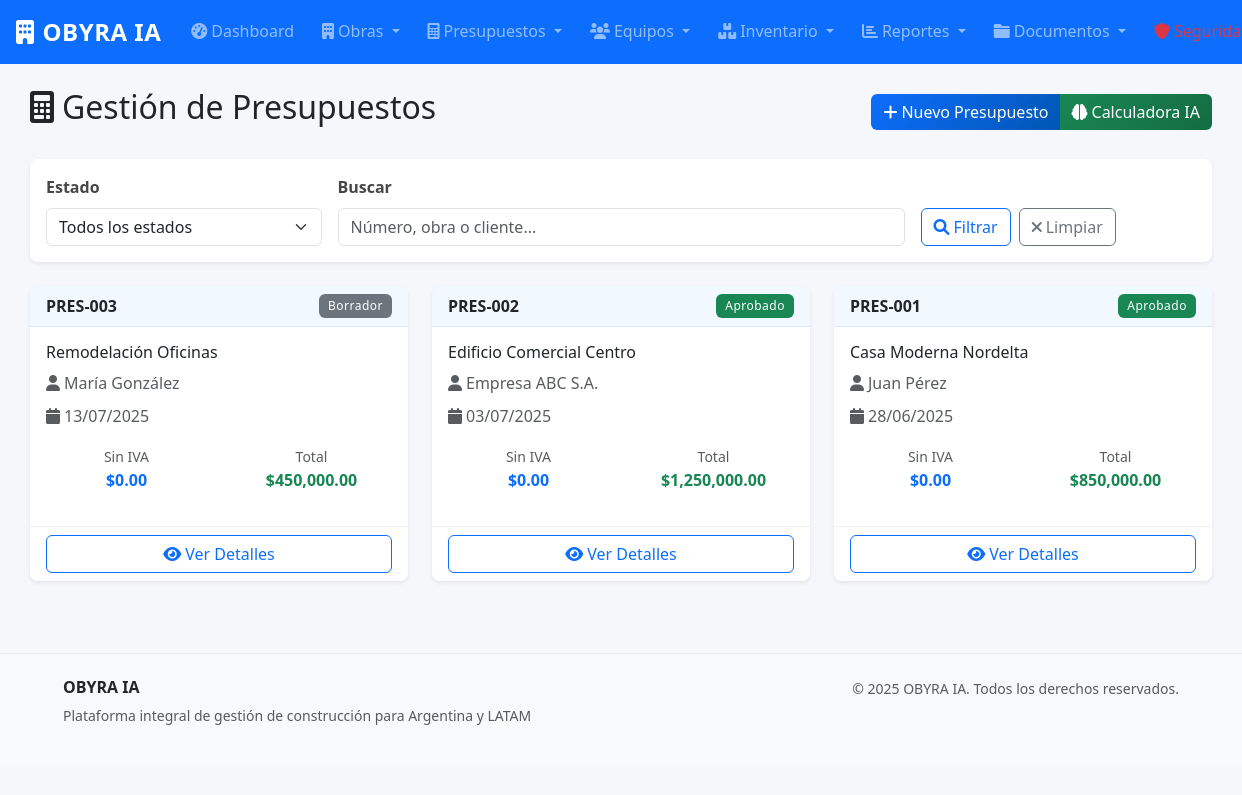
The page /presupuestos/ (signed in) on the database as committed earlier.
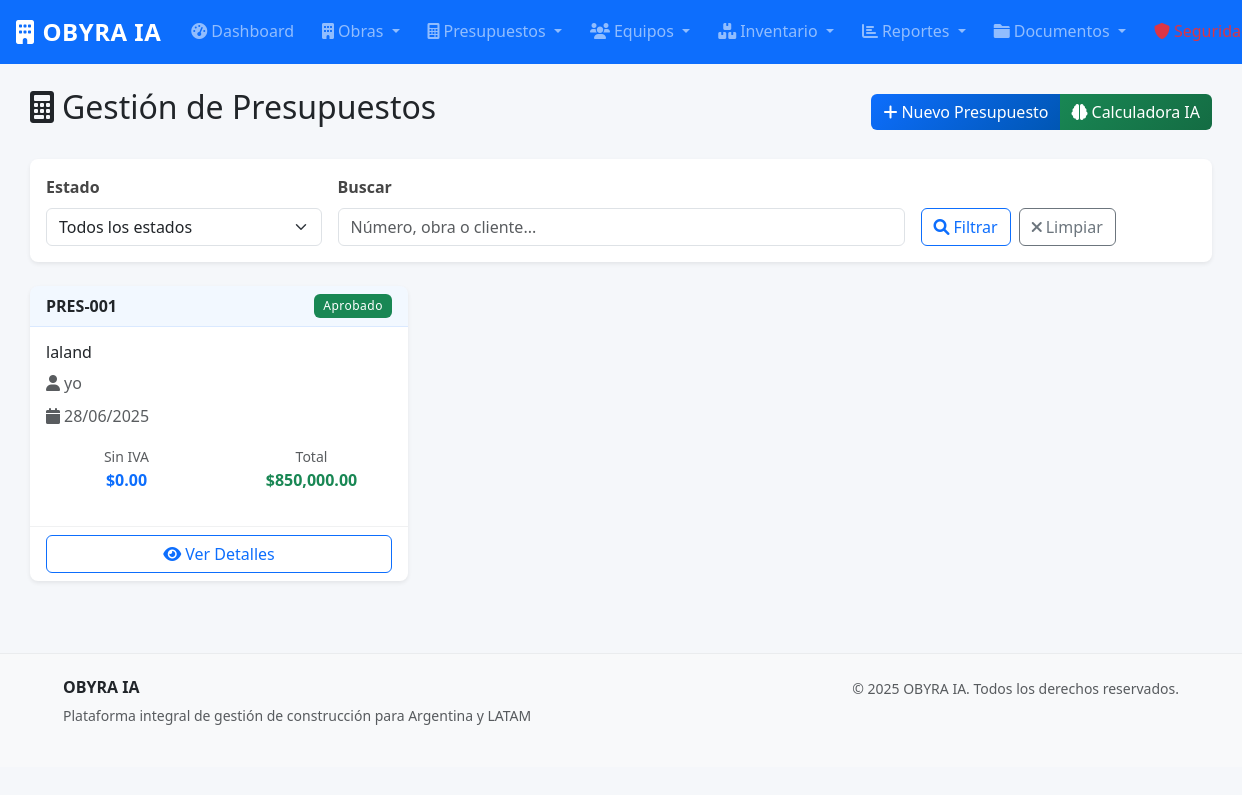
The same page on the database as committed later.
### models.py (models this page shows, shortened)
class Presupuesto(db.Model):
    __tablename__ = 'presupuestos'
    id = db.Column(db.Integer, primary_key=True)
    obra_id = db.Column(db.Integer, db.ForeignKey('obras.id'), nullable=False)
    organizacion_id = db.Column(db.Integer, db.ForeignKey('organizaciones.id'), nullable=False)
    numero = db.Column(db.String(50), unique=True, nullable=False)
    fecha = db.Column(db.Date, default=date.today)
    estado = db.Column(db.String(20), default='borrador')  # borrador, enviado, aprobado, rechazado
    subtotal_materiales = db.Column(db.Numeric(15, 2), default=0)
    subtotal_mano_obra = db.Column(db.Numeric(15, 2), default=0)
    subtotal_equipos = db.Column(db.Numeric(15, 2), default=0)
    total_sin_iva = db.Column(db.Numeric(15, 2), default=0)
    iva_porcentaje = db.Column(db.Numeric(5, 2), default=21)
    total_con_iva = db.Column(db.Numeric(15, 2), default=0)
    observaciones = db.Column(db.Text)
    fecha_creacion = db.Column(db.DateTime, default=datetime.utcnow)
    obra = db.relationship('Obra', back_populates='presupuestos')
    organizacion = db.relationship('Organizacion', overlaps="presupuestos")
    items = db.relationship('ItemPresupuesto', back_populates='presupuesto', cascade='all, delete-orphan', lazy='dynamic')

class Obra(db.Model):
    __tablename__ = 'obras'
    id = db.Column(db.Integer, primary_key=True)
    nombre = db.Column(db.String(200), nullable=False)
    descripcion = db.Column(db.Text)
    direccion = db.Column(db.String(300))
    cliente = db.Column(db.String(200), nullable=False)
    telefono_cliente = db.Column(db.String(20))
    email_cliente = db.Column(db.String(120))
    fecha_inicio = db.Column(db.Date)
    fecha_fin_estimada = db.Column(db.Date)
    fecha_fin_real = db.Column(db.Date)
    estado = db.Column(db.String(20), default='planificacion')  # planificacion, en_curso, pausada, finalizada, cancelada
    presupuesto_total = db.Column(db.Numeric(15, 2), default=0)
    costo_real = db.Column(db.Numeric(15, 2), default=0)
    progreso = db.Column(db.Integer, default=0)  # Porcentaje de avance
    fecha_creacion = db.Column(db.DateTime, default=datetime.utcnow)
    organizacion_id = db.Column(db.Integer, db.ForeignKey('organizaciones.id'), nullable=False)
    organizacion = db.relationship('Organizacion', back_populates='obras')
    etapas = db.relationship('EtapaObra', back_populates='obra', cascade='all, delete-orphan', lazy='dynamic')
    asignaciones = db.relationship('AsignacionObra', back_populates='obra', cascade='all, delete-orphan', lazy='dynamic')
    presupuestos = db.relationship('Presupuesto', back_populates='obra', lazy='dynamic')
    uso_inventario = db.relationship('UsoInventario', back_populates='obra', lazy='dynamic')

### presupuestos.py (the view, shortened to what this page needs)
@presupuestos_bp.route('/')
@login_required
def lista():
    if not current_user.puede_acceder_modulo('presupuestos'):
        flash('No tienes permisos para acceder a este módulo.', 'danger')
        return redirect(url_for('reportes.dashboard'))
    estado = request.args.get('estado', '')
    buscar = request.args.get('buscar', '')
    query = Presupuesto.query.join(Obra)
    if estado:
        query = query.filter(Presupuesto.estado == estado)
    presupuestos = query.order_by(Presupuesto.fecha_creacion.desc()).all()
    return render_template('presupuestos/lista.html',
                         presupuestos=presupuestos,
                         estado=estado,
                         buscar=buscar)

### app.py (called while the page is built)
@login_manager.user_loader
def load_user(user_id):
    from models import Usuario
    return Usuario.query.get(int(user_id))

@app.template_filter('fecha')
def fecha_filter(fecha):
    if fecha:
        return fecha.strftime('%d/%m/%Y')
    return ''

@app.template_filter('moneda')
def moneda_filter(valor):
    if valor is None:
        return '$0'
    return f'${valor:,.2f}'

@app.template_filter('estado_badge')
def estado_badge_filter(estado):
    badges = {
        'activo': 'bg-success',
        'inactivo': 'bg-secondary',
        'borrador': 'bg-secondary',
        'enviado': 'bg-warning',
        'aprobado': 'bg-success',
        'rechazado': 'bg-danger',
        'planificacion': 'bg-secondary',
        'en_progreso': 'bg-primary',
        'pausada': 'bg-warning',
        'finalizada': 'bg-success',
        'cancelada': 'bg-danger'
    }
    return badges.get(estado, 'bg-secondary')

### templates/presupuestos/lista.html (shortened to what the changed rows need)
{% extends "base.html" %}
{% block content %}
<div class="container-fluid mt-4">
    <div class="row">
        <div class="col-12">
            <div class="d-flex justify-content-between align-items-center mb-4">
                <h2><i class="fas fa-calculator me-2"></i>Gestión de Presupuestos</h2>
            </div>
        </div>
    </div>
    <div class="row">
        {% if presupuestos %}
            {% for presupuesto in presupuestos %}
            <div class="col-lg-6 col-xl-4 mb-4">
                <div class="card h-100 shadow-sm">
                    <div class="card-header d-flex justify-content-between align-items-center">
                        <h6 class="mb-0 fw-bold">{{ presupuesto.numero }}</h6>
                        <span class="badge {{ presupuesto.estado|estado_badge }}">
                            {{ presupuesto.estado.title() }}
                        </span>
                    </div>
                    <div class="card-body">
                        <h6 class="card-title">{{ presupuesto.obra.nombre }}</h6>
                        <p class="text-muted mb-2">
                            <i class="fas fa-user me-1"></i>{{ presupuesto.obra.cliente }}
                        </p>
                        <p class="text-muted mb-3">
                            <i class="fas fa-calendar me-1"></i>{{ presupuesto.fecha|fecha }}
                        </p>
                        <div class="row text-center mb-3">
                            <div class="col-6">
                                <small class="text-muted d-block">Sin IVA</small>
                                <strong class="text-primary">{{ presupuesto.total_sin_iva|moneda }}</strong>
                            </div>
                            <div class="col-6">
                                <small class="text-muted d-block">Total</small>
                                <strong class="text-success">{{ presupuesto.total_con_iva|moneda }}</strong>
                            </div>
                        </div>
                    </div>
                    <div class="card-footer bg-transparent">
                        <div class="d-grid gap-2">
                            <a href="{{ url_for('presupuestos.detalle', id=presupuesto.id) }}"
                               class="btn btn-outline-primary">
                                <i class="fas fa-eye me-1"></i>Ver Detalles
                            </a>
                        </div>
                    </div>
                </div>
            </div>
            {% endfor %}
        {% endif %}
    </div>
</div>
{% endblock %}

Rows that differ between the two databases and show on the page:
no longer on this page (row unchanged): Presupuesto: numero "PRES-003", estado "Borrador", obra.nombre "Remodelación Oficinas", obra.cliente "María González", fecha|fecha "13/07/2025", total_sin_iva|moneda "$0.00", total_con_iva|moneda "$450,000.00"
no longer on this page (row unchanged): Presupuesto: numero "PRES-002", estado "Aprobado", obra.nombre "Edificio Comercial Centro", obra.cliente "Empresa ABC S.A.", fecha|fecha "03/07/2025", total_sin_iva|moneda "$0.00", total_con_iva|moneda "$1,250,000.00"
changed through a linked row, Presupuesto "PRES-001": obra.nombre "Casa Moderna Nordelta" → "laland"; obra.cliente "Juan Pérez" → "yo"
